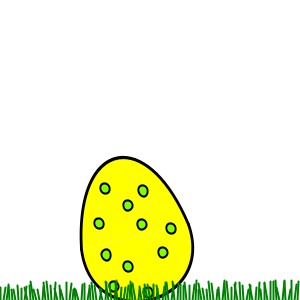
Frame 1 (no input)
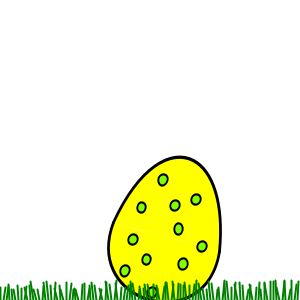
Frame 60 (the mouse pressed at the canvas centre just before this capture)
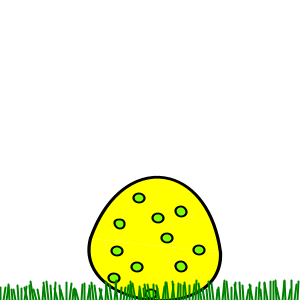
Frame 120 (the mouse held since frame 60 and released just before this capture)

The Processing sketch that drew these frames (run headless with seeded random() and noise(); from frame 60 on, the mouse is pressed at the canvas centre):

// Processing sketch: processing_309
// ── processing_309.pde

float[] grassx = new float[100];
float[] grassy = new float[100];
void setup() {
  size(300,300);
  frameRate(25);
  smooth();
  
  for ( int i =0; i<100; i++ ) {
    grassx[i] = random( 6 );
    grassy[i] = random( 10 );
  }
}

int c = 0;

void draw() {
  background(255);
  stroke( 0 );
  pushMatrix();
  c += random(3);
  translate(150,300);
  rotate( PI/12 * sin(30 + c/6.0));
  scale( 1.0 - 0.1 * cos(c/3.0), 1 + 0.1 * cos( c/3.0));
  drawEgg();
  popMatrix();
  drawGrass();
}

void drawEgg() {
  strokeWeight(3);
  fill( 255, 255, 0);
  bezier( -60, -60, -70, 20, 70, 20, 60, -60);
  bezier( -60, -60, -40, -160, 40, -160, 60, -60);

  fill(128,255,0);
  strokeWeight(2);
  ellipse( 0, -7, 10, 10 );
  ellipse( -35, -20, 10, 10 );
  ellipse(  25, -40, 10, 10 );
  ellipse( -15, -35, 10, 10 );
  ellipse( -35, -50, 10, 10 );
  ellipse( 0, -90, 10, 10 );
  ellipse( 40, -60, 10, 10 );
  ellipse( 10, -70, 10, 10 );
  ellipse( -35, -80, 10, 10 );
  ellipse( 20, -100, 10, 10 );
  ellipse( -20, -110, 10, 10 );
}

void drawGrass() {
  stroke( 0, 128, 0);
  strokeWeight(2);
  for( int i = 0; i < 100; i++ ) {
    line(i*3, 300, i*3 - 3 + grassx[i], 290 - grassy[i]);
  }
}
